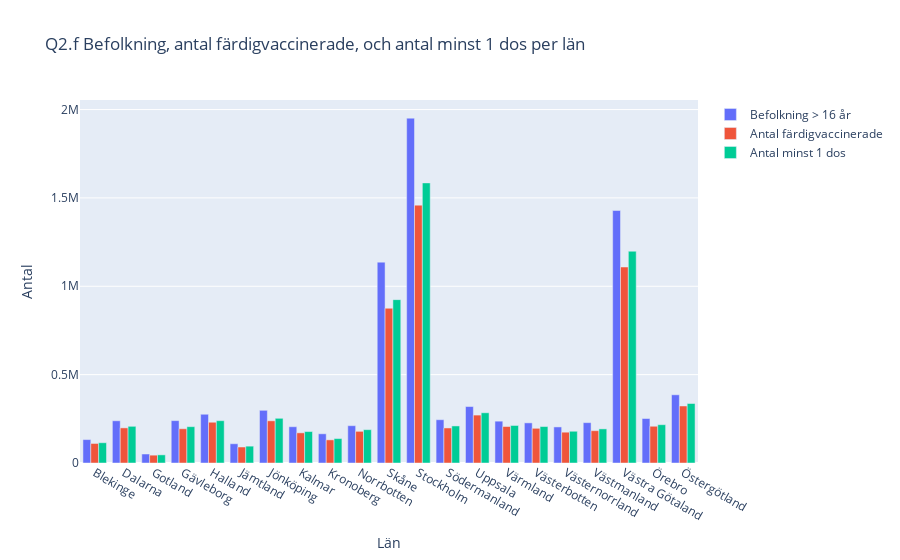

This figure's notebook cell:
### Markdown cell above
f) Draw a bar chart with counties in the x-axis and bars for population> 16 years, number at least 1 dose and number
fully vaccinated

### Code cell
import plotly.graph_objects as go
#from plotly.subplots import make_subplots

fig = go.Figure()

fig.add_bar(name="Befolkning > 16 år", x=vaccin_län.index, y=vaccin_län["Befolkning"])
fig.add_bar(name='Antal färdigvaccinerade', x=vaccin_län.index, y=vaccin_län["Antal färdigvaccinerade"])
fig.add_bar(name='Antal minst 1 dos', x=vaccin_län.index, y=vaccin_län["Antal minst 1 dos"])
      
fig.update_layout(
    xaxis_title='Län',
    yaxis_title='Antal',
    title="Q2.f Befolkning, antal färdigvaccinerade, och antal minst 1 dos per län"
    )

fig.show()
fig.write_html(
    f"Visualiseringar/Q2.Befolkning, antal färdigvaccinerade, och antal minst 1 dos per län.html", auto_open=False)

### Figure 1 — Plotly figure (JSON) as saved in the notebook; plotly's stock layout.template omitted (floating-point values rounded to 4 significant figures)
{"data": [{"name": "Befolkning > 16 år", "type": "bar", "x": ["Blekinge", "Dalarna", "Gotland", "Gävleborg", "Halland", "Jämtland", "Jönköping", "Kalmar", "Kronoberg", "Norrbotten", "Skåne", "Stockholm", "Södermanland", "Uppsala", "Värmland", "Västerbotten", "Västernorrland", "Västmanland", "Västra Götaland", "Örebro", "Östergötland"], "y": [132463, 238920, 50863, 239812, 275840, 108953, 298157, 205281, 165291, 211129, 1136603, 1951266, 244962, 319391, 236675, 227145, 204091, 228378, 1428628, 251671, 385978]}, {"name": "Antal färdigvaccinerade", "type": "bar", "x": ["Blekinge", "Dalarna", "Gotland", "Gävleborg", "Halland", "Jämtland", "Jönköping", "Kalmar", "Kronoberg", "Norrbotten", "Skåne", "Stockholm", "Södermanland", "Uppsala", "Värmland", "Västerbotten", "Västernorrland", "Västmanland", "Västra Götaland", "Örebro", "Östergötland"], "y": [110497, 198688, 44359, 193853, 230634, 90406, 238710, 170670, 130930, 179118, 875634, 1459095, 198260, 271144, 206427, 196346, 174331, 182788, 1108998, 207926, 322632]}, {"name": "Antal minst 1 dos", "type": "bar", "x": ["Blekinge", "Dalarna", "Gotland", "Gävleborg", "Halland", "Jämtland", "Jönköping", "Kalmar", "Kronoberg", "Norrbotten", "Skåne", "Stockholm", "Södermanland", "Uppsala", "Värmland", "Västerbotten", "Västernorrland", "Västmanland", "Västra Götaland", "Örebro", "Östergötland"], "y": [114711, 207596, 46143, 205563, 239400, 95357, 252915, 178030, 138254, 188604, 924401, 1584895, 209702, 284138, 212359, 206223, 179601, 193000, 1198310, 216725, 336692]}], "layout": {"title": {"text": "Q2.f Befolkning, antal färdigvaccinerade, och antal minst 1 dos per län"}, "xaxis": {"title": {"text": "Län"}}, "yaxis": {"title": {"text": "Antal"}}}}
